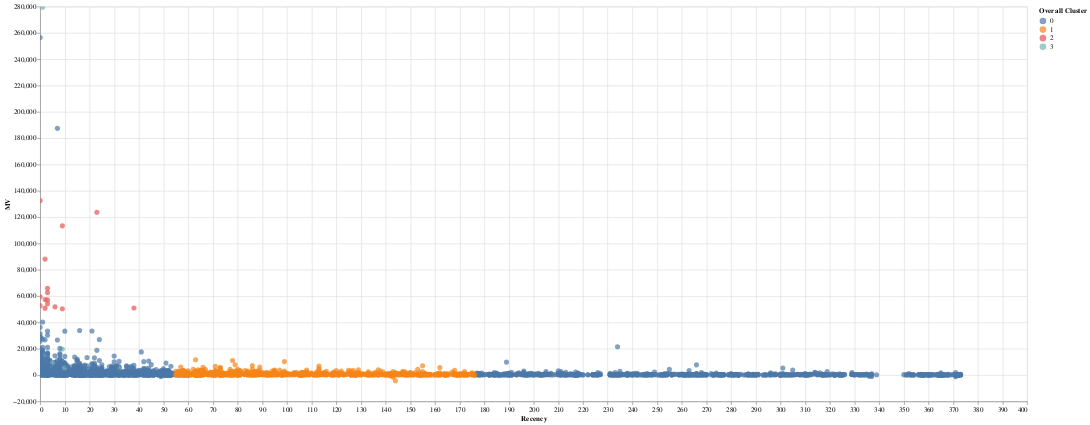

Source (notebook cell):
### Code cell
alt.Chart(df.groupby('CustomerID')[['Recency', 'Frequency', 'MV', 'Overall Cluster']].first()).mark_circle(size=60).encode(
    x='Recency',
    y='MV',
    color='Overall Cluster:N',
    tooltip=['MV', 'Frequency', 'Recency']
).interactive().properties(
    width=1500,
    height=600
)

### Figure 1 — Vega-Lite specification as saved in the notebook (floating-point values rounded to 4 significant figures; data arrays with more than 128 entries replaced by an {"elided": "..."} marker saying what was removed)
{"config": {"view": {"continuousWidth": 400, "continuousHeight": 300}}, "data": {"name": "data-d1ec023b9c47bdf69d98cf77dbb8b307"}, "mark": {"type": "circle", "size": 60}, "encoding": {"color": {"field": "Overall Cluster", "type": "nominal"}, "tooltip": [{"field": "MV", "type": "quantitative"}, {"field": "Frequency", "type": "quantitative"}, {"field": "Recency", "type": "quantitative"}], "x": {"field": "Recency", "type": "quantitative"}, "y": {"field": "MV", "type": "quantitative"}}, "height": 600, "selection": {"selector027": {"type": "interval", "bind": "scales", "encodings": ["x", "y"]}}, "width": 1500, "$schema": "https://vega.github.io/schema/vega-lite/v4.17.0.json", "datasets": {"data-d1ec023b9c47bdf69d98cf77dbb8b307": {"elided": "4372 records"}}}
